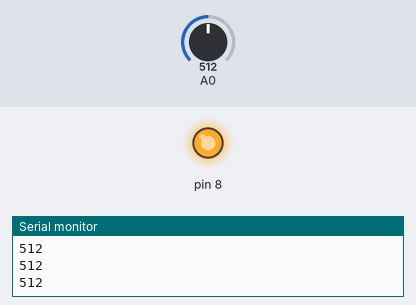
Bench run of a sketch on a simulated Arduino Uno, built with avr-gcc and run on an emulated ATmega328P. Parts: output pins drawn as LEDs (lit = HIGH), the last lines printed to the serial monitor. The inputs (shaded band) are chosen by the test bench; at power-on: A0 = 512.

Above: at 1.2 s.
1.3 s: A0 set to 970
2.8 s: A0 set to 994
At 4.0 s:
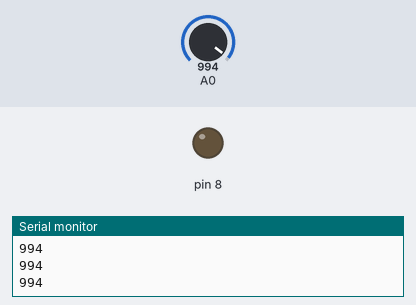
4.3 s: A0 set to 900
At 5.5 s:
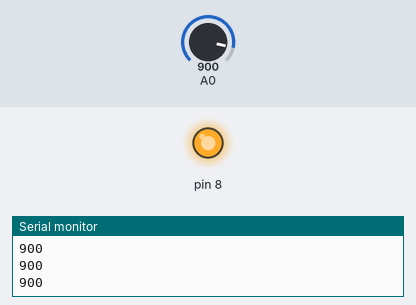
5.9 s: A0 set to 990
At 6.8 s:
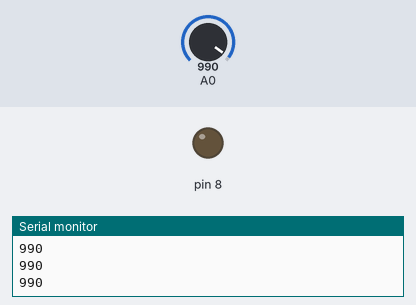
Timing chart, 0 to 8.5 s (numbered marks = the images above; inputs shaded):
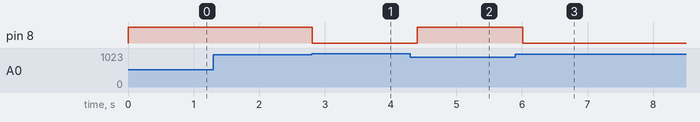

The sketch:

Analog_code.ino
```cpp
int m=0;
void setup() {
  // put your setup code here, to run once:
pinMode(A0, INPUT_PULLUP);
pinMode(8,OUTPUT);
Serial.begin(9600);
}

void loop() {
  // put your main code here, to run repeatedly:

int m= analogRead(A0);

if (m>=980)
{
  digitalWrite(8, LOW);

  }

else if(m<980)
{

  digitalWrite(8, HIGH);
  }

 Serial.println(m);
Serial.print("\n");
delay(200);
}
```

Measured:
- the behaviour switches between 979 and 980 on A0 (found by bisection; images 0 and 1)
- after the input at 2.8 s, pin 8: HIGH → LOW at once
- after the input at 4.3 s, pin 8: LOW → HIGH after 0.11 s
- after the input at 5.9 s, pin 8: HIGH → LOW after 0.11 s
